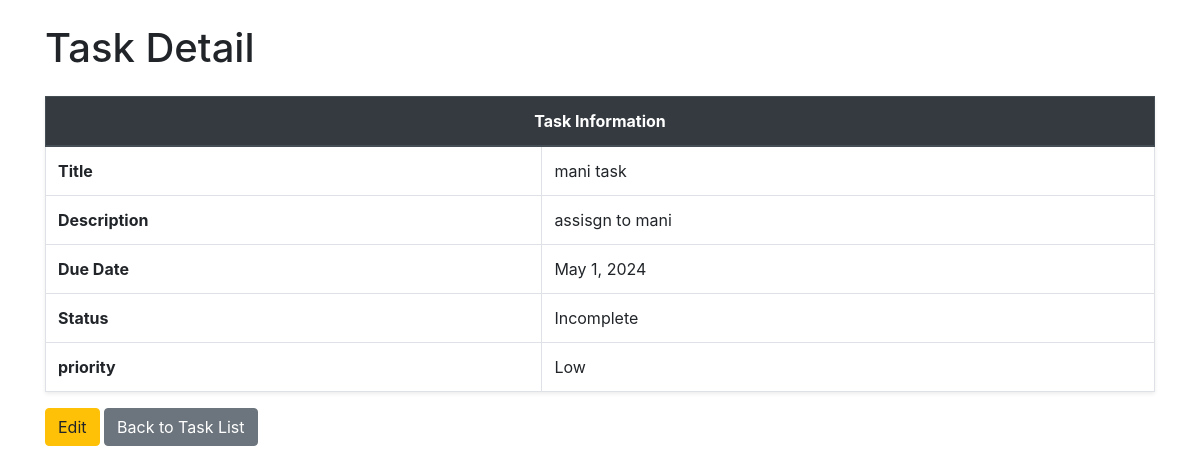
Screenshot of /tasks/3/ (signed in) with the database file from the repository.
### tasks/models.py (models this page shows, shortened)
class Task(models.Model):
    title = models.CharField(max_length=100)
    description = models.TextField()
    due_date = models.DateField()
    assigned_user = models.ForeignKey(User, on_delete=models.CASCADE)
    created_by = models.ForeignKey(User, related_name='created_tasks', on_delete=models.CASCADE)
    STATUS_CHOICES = [
        ('IN', 'Incomplete'),
        ('CO', 'Complete'),
    ]
    status = models.CharField(max_length=2, choices=STATUS_CHOICES, default='IN')
    PRIORITY_CHOICES = [
        ('L', 'Low'),
        ('M', 'Medium'),
        ('H', 'High'),
    ]
    priority = models.CharField(max_length=1, choices=PRIORITY_CHOICES, default='M')

### tasks/views.py (the view)
# urls.py: path('tasks/<int:pk>/', views.task_detail, name='task_detail'),
@login_required
def task_detail(request, pk):
    task = get_object_or_404(Task, pk=pk)
    return render(request, 'tasks/task_detail.html', {'task': task})

### tasks/templates/tasks/task_detail.html (shortened to what this page needs)
<!DOCTYPE html>
<html>
<head>
    <link rel="stylesheet" href="https://stackpath.bootstrapcdn.com/bootstrap/4.3.1/css/bootstrap.min.css">
</head>
<body>
    <div class="container mt-4">
        <h1 class="mb-4">Task Detail</h1>
        <table class="table table-bordered shadow-sm">
            <thead class="thead-dark">
                <tr>
                    <th colspan="2" class="text-center">Task Information</th>
                </tr>
            </thead>
            <tbody>
                <tr>
                    <th scope="row">Title</th>
                    <td>{{ task.title }}</td>
                </tr>
                <tr>
                    <th scope="row">Description</th>
                    <td>{{ task.description }}</td>
                </tr>
                <tr>
                    <th scope="row">Due Date</th>
                    <td>{{ task.due_date }}</td>
                </tr>
                <tr>
                    <th scope="row">Status</th>
                    <td>{{ task.get_status_display }}</td>
                </tr>
                <tr>
                    <th scope="row">priority</th>
                    <td>{{ task.get_priority_display }}</td>
                </tr>
            </tbody>
        </table>
        {% if user == task.created_by %}
        <a href="{% url 'task_edit' task.pk %}" class="btn btn-warning">Edit</a>
        {%endif%}
        <a href="{% url 'task_list' %}" class="btn btn-secondary">Back to Task List</a>
    </div>
</body>
</html>

### rows the page displays
Task: title "mani task", description "assisgn to mani", due_date "May 1, 2024", status "Incomplete", priority "Low"
